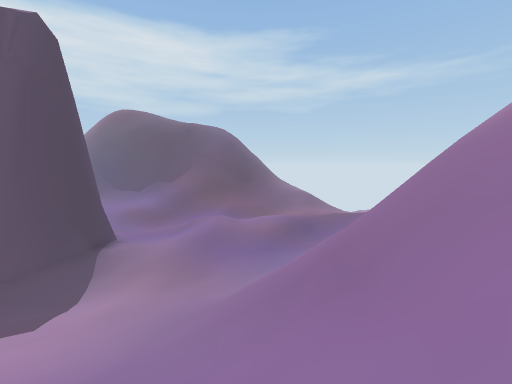
[1] (above)

23 first-person views from a walk through a 3-D level made in the Unity game engine. The camera is 1.3 m above the floor, tilts 6° down and sees 90° across. The floor is counted in squares, 2 m on a side. Each view is taken from the middle of a square. On the plan, view 1 faces up. The plan holds only what a view shows up to about 9 squares ahead; the rest is blank. The place goes on beyond the plan.

[2]
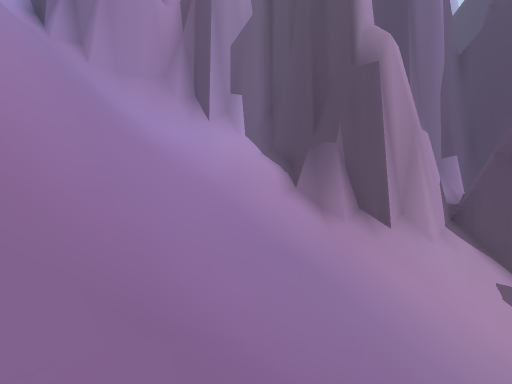

[3]
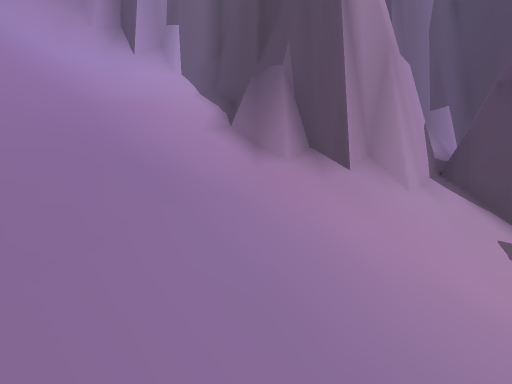

[4]
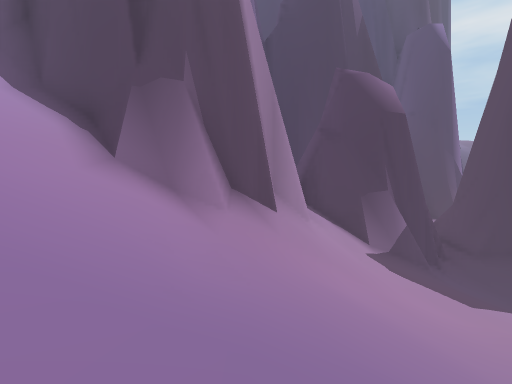

[5]
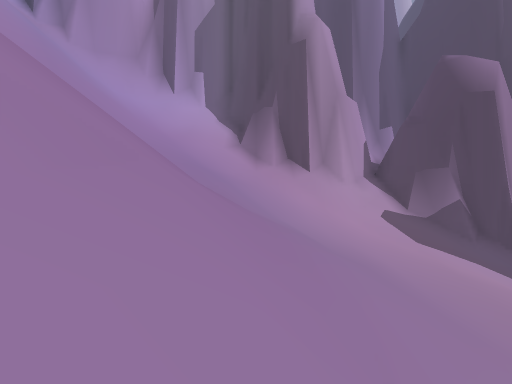

[6]
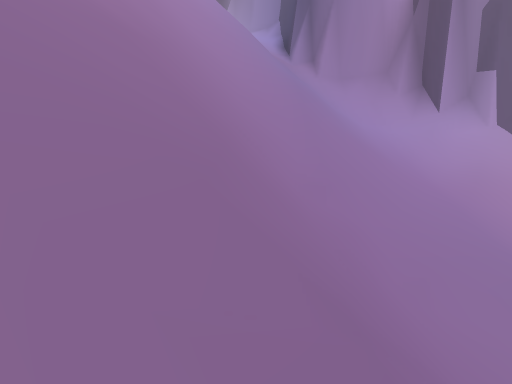

[7]
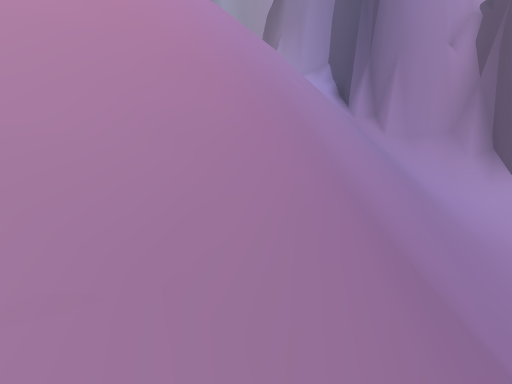

[8]
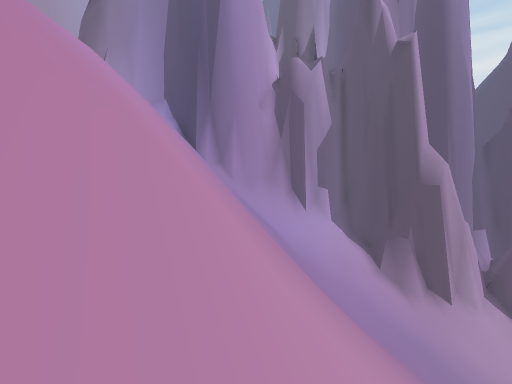

[9]
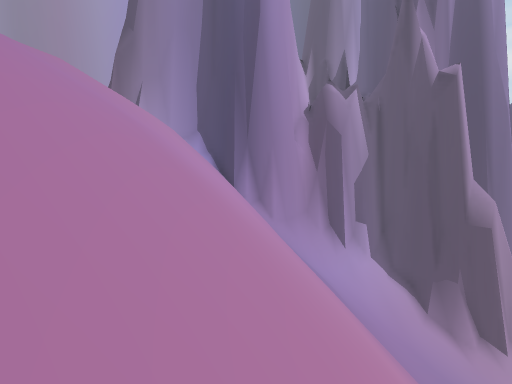

[10]
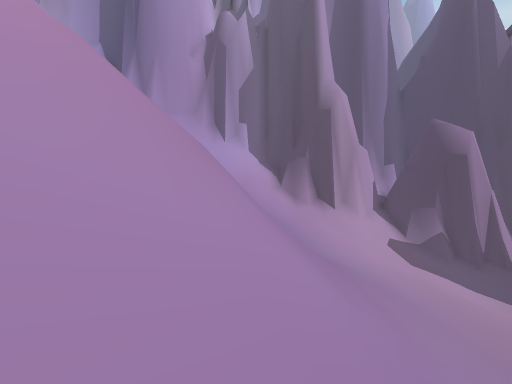

[11]
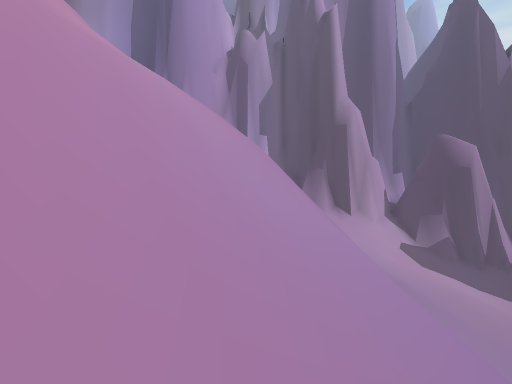

[12]
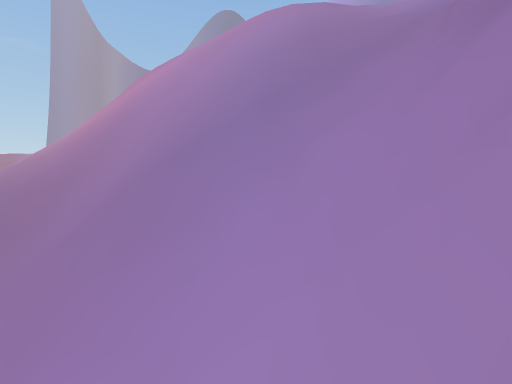

[13]
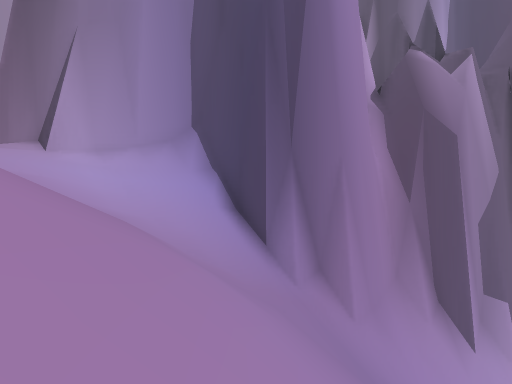

[14]
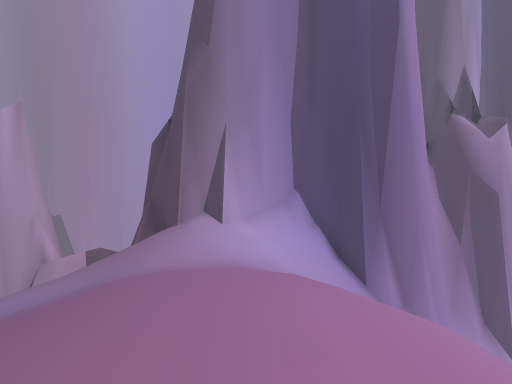

[15]
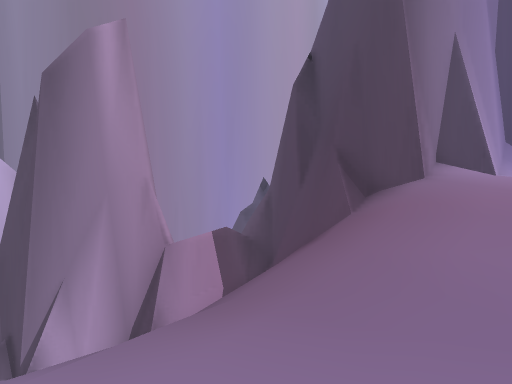

[16]
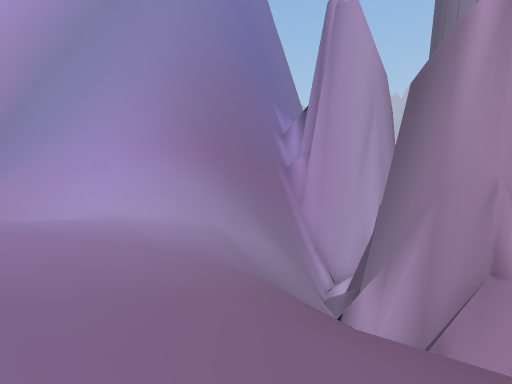

[17]
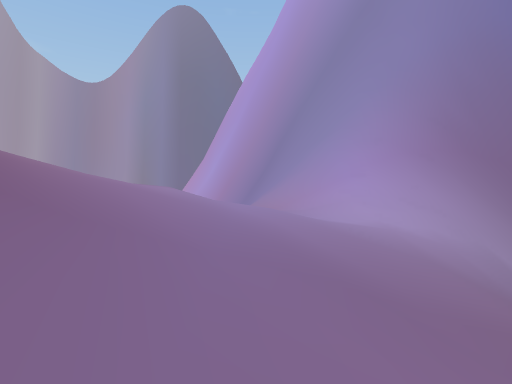

[18]
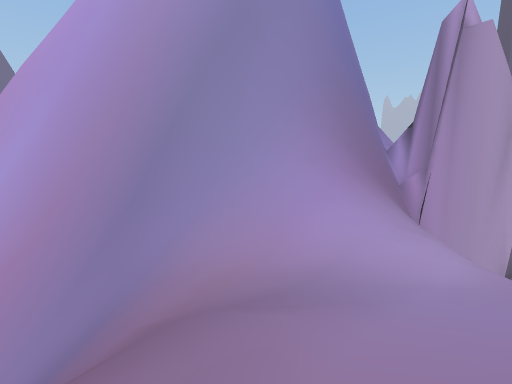

[19]
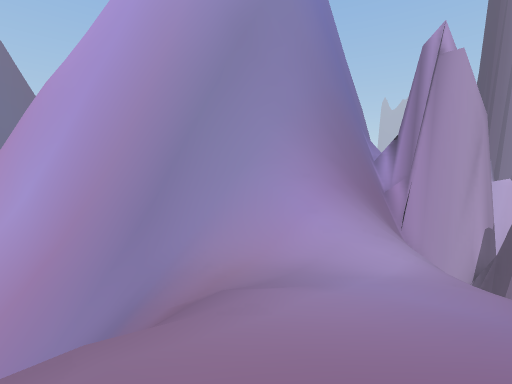

[20]
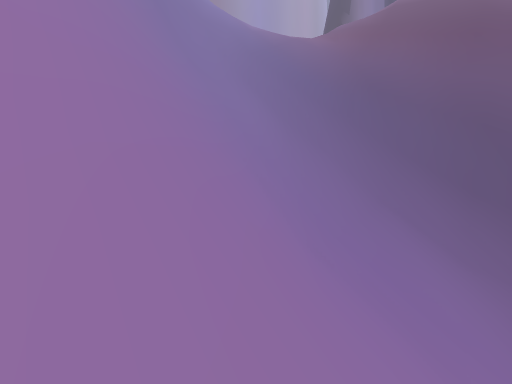

[21]
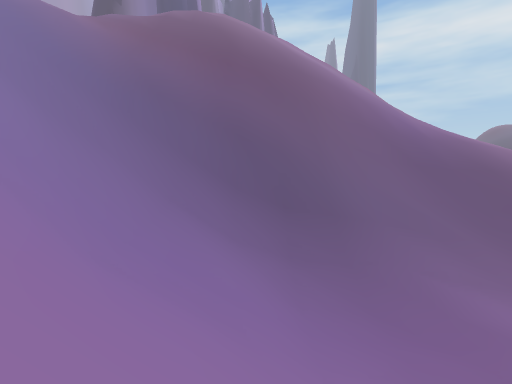

[22]
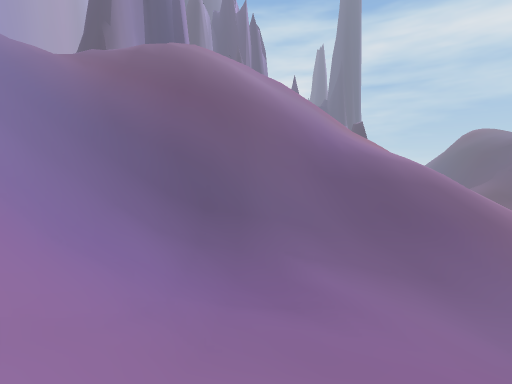

[23]
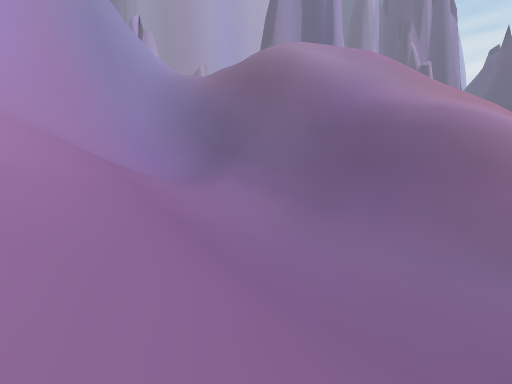

### Floor plan
Key: @ floor where view 1 was taken; # wall or solid block; . main floor; - floor 1 m lower than the main floor; : floor 1.5 m higher than the main floor; _ floor 5.75 m lower than the main floor; < floor 6.5 m lower than the main floor; ( floor 8 m lower than the main floor; + floor 15 m higher than the main floor; * floor 16 m higher than the main floor; % floor 16.75 m higher than the main floor; & floor 17.5 m higher than the main floor; $ floor 19 m higher than the main floor; / step, stairs or slope; = window, fence, low wall or low ledge; v drop or lower ground.
Columns run from 10 left of view 1 to 26 right of it. Each row starts with its distance up from view 1.
  9 /((///<<////  =////
  8 #/////<//////#=////
  7 ##///<<//////#==///     ///////.--.//
  6 ##///_///////==////     ///////.-.///
  5 ##////////////////       ///////..///
  4 #///////////#//////      ///=//...///
  3 ###/////////#v///=/      //==//./////
  2   ##////////#v==/==/     //////./////
  1    ##///////#####/=/     /#=////:////
  0    ##/////@####vv///     v##///::////
 -1    ##//////=###vv///     v##=//::////
 -2    #//////=/## v////     vv###/:////
 -3    ##///////##vv///     /#=v##//////
 -4    ###/////##vv//       =#=v#=////###
 -5      ##/////#//////$    v#=v#==/=##
 -6       ####////////$$ ///////////###
 -7          #/////  /// /////////=###
 -8          ##//////////&////////##
 -9           #/////////&&%//////###
-10           #/////%//%%%%/*+//==v#
-11           ###//&&////****////###
-12             ####//////**////##
-13                ##//////////=#
-14                ##/////////=##
-15                 #==  ////=##
-16                 #### / //##
-17                   ####vvvv#
-18                     ##vvv #

Where each view was taken, in squares from view 1:
view 1: 0 up, 0 right, facing up
view 2: 5 up, 2 right, facing down-left
view 3: 5 up, 1 left, facing down-left
view 4: 2 up, 1 left, facing left
view 5: 8 up, 2 right, facing down-left
view 6: 5 up, 2 right, facing down
view 7: 5 up, 5 right, facing down
view 8: 4 up, 8 right, facing down-left
view 9: 2 up, 9 right, facing down-left
view 10: 9 up, 6 right, facing down-left
view 11: 9 up, 8 right, facing down-left
view 12: 4 down, 4 left, facing right
view 13: 4 down, 5 right, facing down-left
view 14: 5 down, 9 right, facing down-left
view 15: 11 down, 11 right, facing down-left
view 16: 11 down, 8 right, facing down-right
view 17: 10 down, 8 right, facing right
view 18: 7 down, 12 right, facing down-right
view 19: 6 down, 11 right, facing down-right
view 20: 3 down, 24 right, facing down-left
view 21: 3 down, 24 right, facing left
view 22: 1 down, 26 right, facing left
view 23: 7 up, 26 right, facing down-left
